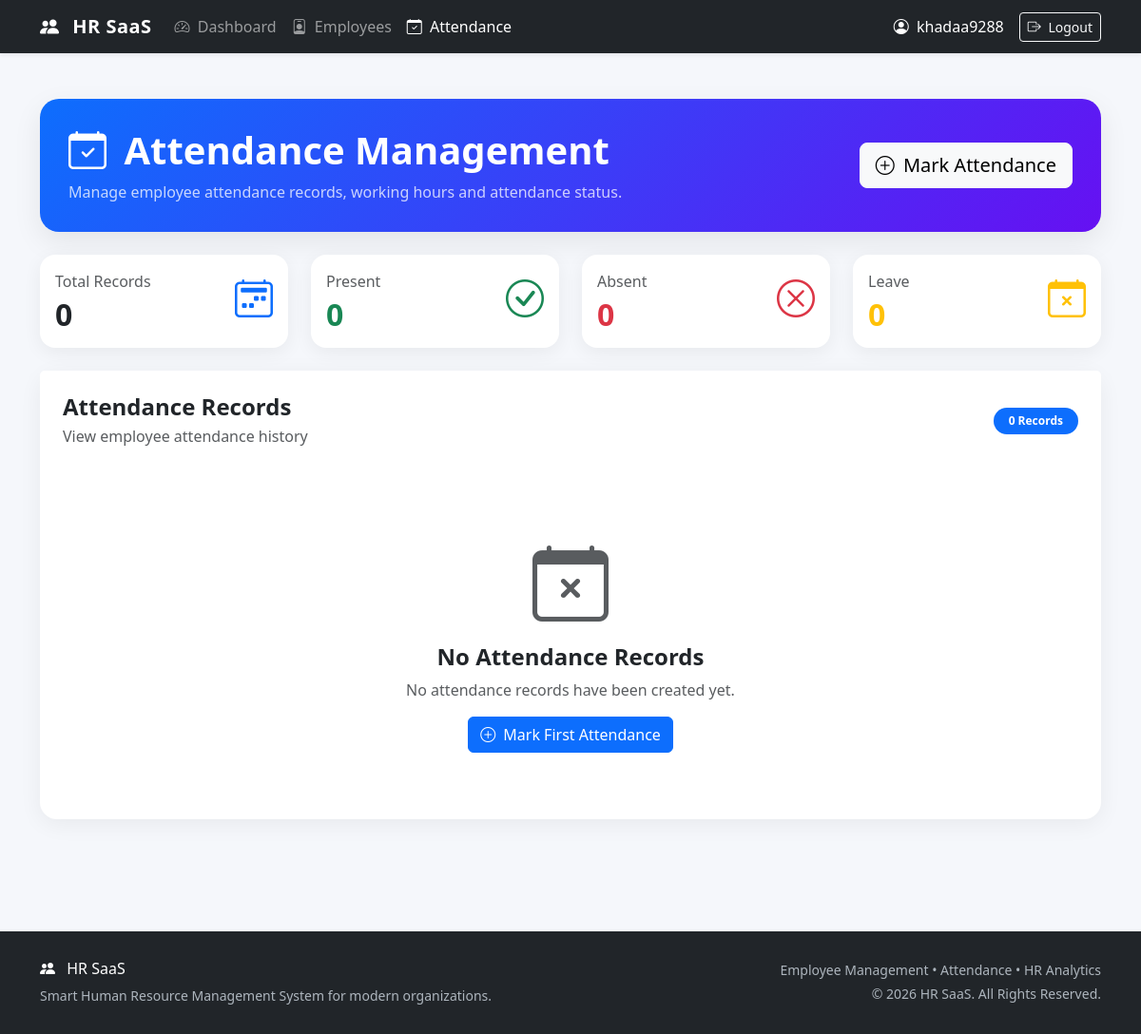
Before: /attendance/ (signed in) with the older database file.
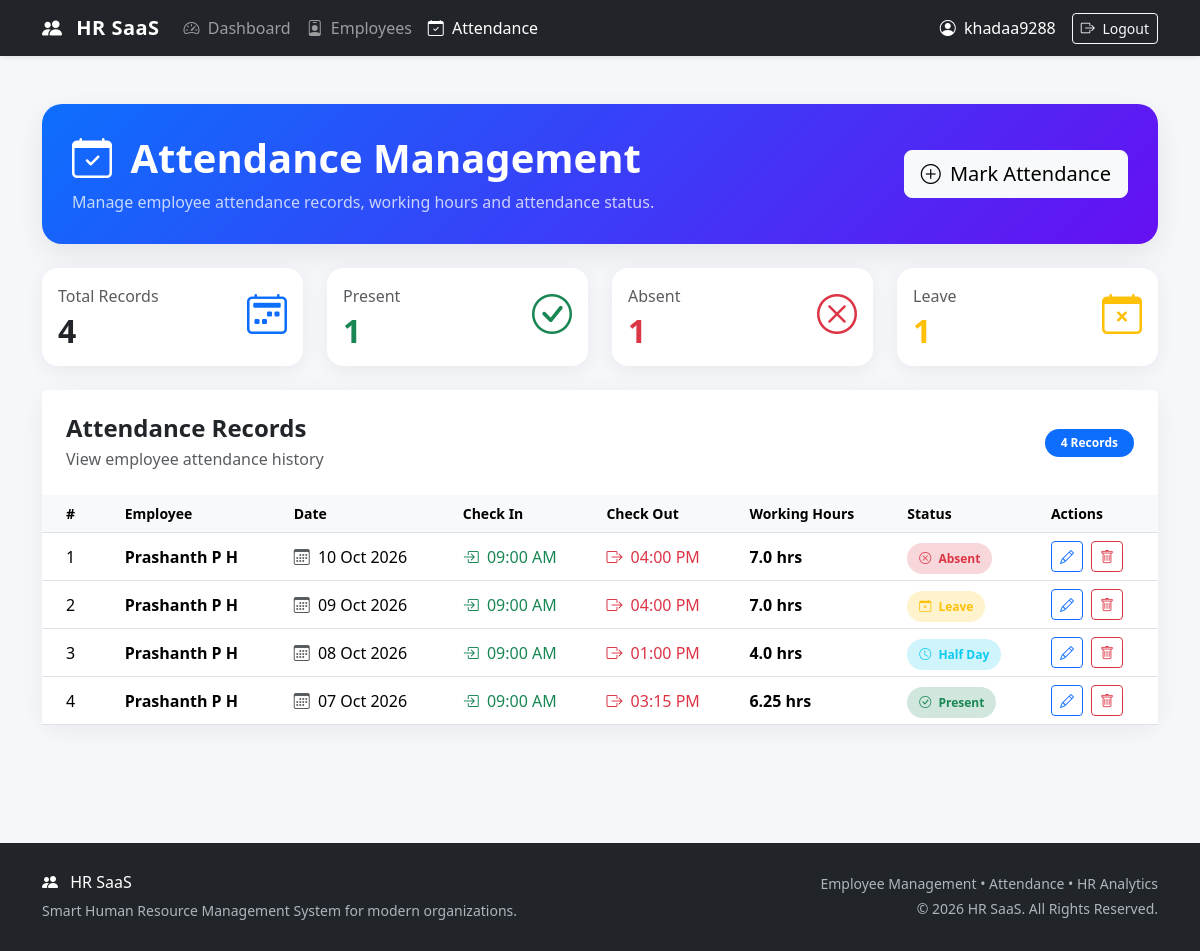
After: the same page with the newer database file.
### attendance/models.py (models this page shows, shortened)
class Attendance(models.Model):
    STATUS_CHOICES = [
        ("Present", "Present"),
        ("Absent", "Absent"),
        ("Half Day", "Half Day"),
        ("Leave", "Leave"),
    ]
    employee = models.ForeignKey(
        Employee,
        on_delete=models.CASCADE,
        related_name="attendance_records"
    )
    date = models.DateField()
    check_in = models.TimeField(
        null=True,
        blank=True
    )
    check_out = models.TimeField(
        null=True,
        blank=True
    )
    status = models.CharField(
        max_length=20,
        choices=STATUS_CHOICES,
        default="Present"
    )
    notes = models.TextField(
        blank=True
    )
    created_at = models.DateTimeField(
        auto_now_add=True
    )
    updated_at = models.DateTimeField(
        auto_now=True
    )
    class Meta:
        ordering = [
            "-date",
            "-created_at"
        ]
        constraints = [
            models.UniqueConstraint(
                fields=["employee", "date"],
                name="unique_employee_attendance_per_day"
            )
        ]
    @property
    def working_hours(self):
        if not self.check_in or not self.check_out:
            return 0
        from datetime import datetime
        start = datetime.combine(
            self.date,
            self.check_in
        )
        end = datetime.combine(
            self.date,
            self.check_out
        )
        difference = end - start
        return round(
            difference.total_seconds() / 3600,
            2
        )

### employees/models.py (models this page shows, shortened)
class Employee(models.Model):
    GENDER_CHOICES = [
        ("Male", "Male"),
        ("Female", "Female"),
        ("Other", "Other"),
    ]
    EMPLOYMENT_CHOICES = [
        ("Full Time", "Full Time"),
        ("Part Time", "Part Time"),
        ("Contract", "Contract"),
        ("Intern", "Intern"),
    ]
    STATUS_CHOICES = [
        ("Active", "Active"),
        ("Inactive", "Inactive"),
        ("On Leave", "On Leave"),
    ]
    employee_id = models.CharField(
        max_length=20,
        unique=True
    )
    first_name = models.CharField(
        max_length=100
    )
    last_name = models.CharField(
        max_length=100
    )
    email = models.EmailField(
        unique=True
    )
    phone = models.CharField(
        max_length=20
    )
    date_of_birth = models.DateField(
        null=True,
        blank=True
    )
    gender = models.CharField(
        max_length=20,
        choices=GENDER_CHOICES
    )
    department = models.CharField(
        max_length=100
    )
    designation = models.CharField(
        max_length=100
    )
    employment_type = models.CharField(
        max_length=20,
        choices=EMPLOYMENT_CHOICES,
        default="Full Time"
    )
    joining_date = models.DateField()
    salary = models.DecimalField(
        max_digits=12,
        decimal_places=2
    )
    status = models.CharField(
        max_length=20,
        choices=STATUS_CHOICES,
        default="Active"
    )
    address = models.TextField(
        blank=True
    )
    emergency_contact = models.CharField(
        max_length=20,
        blank=True
    )
    profile_photo = models.ImageField(
        upload_to="employees/",
        blank=True,
        null=True
    )
    created_at = models.DateTimeField(
        auto_now_add=True
    )
    updated_at = models.DateTimeField(
        auto_now=True
    )
    class Meta:
        ordering = ["-created_at"]

### attendance/views.py (the view)
@admin_required
def attendance_list(request):
    attendances = Attendance.objects.select_related(
        "employee"
    ).all()
    present_count = attendances.filter(
        status="Present"
    ).count()
    absent_count = attendances.filter(
        status="Absent"
    ).count()
    half_day_count = attendances.filter(
        status="Half Day"
    ).count()
    leave_count = attendances.filter(
        status="Leave"
    ).count()
    context = {
        "attendances": attendances,
        "present_count": present_count,
        "absent_count": absent_count,
        "half_day_count": half_day_count,
        "leave_count": leave_count,
        "total_count": attendances.count(),
    }
    return render(
        request,
        "attendance/attendance_list.html",
        context
    )

### attendance/views.py (called while the page is built)
def admin_required(view_func):
    return user_passes_test(
        lambda user:
            user.is_authenticated
            and (
                user.is_staff
                or user.is_superuser
                or (
                    hasattr(user, "profile")
                    and user.profile.role == "HR"
                )
            ),
        login_url="/login/"
    )(view_func)

### templates/attendance/attendance_list.html (shortened to what the changed rows need)
<!DOCTYPE html>
<html lang="en">
<head>
    <link
        href="https://cdn.jsdelivr.net/npm/bootstrap@5.3.3/dist/css/bootstrap.min.css"
        rel="stylesheet"
    >
    <link
        rel="stylesheet"
        href="https://cdn.jsdelivr.net/npm/bootstrap-icons@1.11.3/font/bootstrap-icons.min.css"
    >
</head>
<body>
<div class="container py-5">
    <div class="page-header mb-4">
        <div class="d-flex justify-content-between align-items-center flex-wrap gap-3">
            <div>
                <h1 class="fw-bold mb-2">
                    <i class="bi bi-calendar-check me-2"></i>
                    Attendance Management
                </h1>
            </div>
        </div>
    </div>
    <div class="row g-4 mb-4">
        <div class="col-md-6 col-xl-3">
            <div class="card stat-card h-100">
                <div class="card-body">
                    <div class="d-flex justify-content-between">
                        <div>
                            <p class="text-muted mb-1">
                                Total Records
                            </p>
                            <h2 class="fw-bold mb-0">
                                {{ total_count }}
                            </h2>
                        </div>
                    </div>
                </div>
            </div>
        </div>
        <div class="col-md-6 col-xl-3">
            <div class="card stat-card h-100">
                <div class="card-body">
                    <div class="d-flex justify-content-between">
                        <div>
                            <p class="text-muted mb-1">
                                Present
                            </p>
                            <h2 class="fw-bold text-success mb-0">
                                {{ present_count }}
                            </h2>
                        </div>
                    </div>
                </div>
            </div>
        </div>
        <div class="col-md-6 col-xl-3">
            <div class="card stat-card h-100">
                <div class="card-body">
                    <div class="d-flex justify-content-between">
                        <div>
                            <p class="text-muted mb-1">
                                Absent
                            </p>
                            <h2 class="fw-bold text-danger mb-0">
                                {{ absent_count }}
                            </h2>
                        </div>
                    </div>
                </div>
            </div>
        </div>
        <div class="col-md-6 col-xl-3">
            <div class="card stat-card h-100">
                <div class="card-body">
                    <div class="d-flex justify-content-between">
                        <div>
                            <p class="text-muted mb-1">
                                Leave
                            </p>
                            <h2 class="fw-bold text-warning mb-0">
                                {{ leave_count }}
                            </h2>
                        </div>
                    </div>
                </div>
            </div>
        </div>
    </div>
    <div class="card attendance-card">
        <div class="card-header bg-white border-0 p-4">
            <div class="d-flex justify-content-between align-items-center">
                <div>
                    <h4 class="fw-bold mb-1">
                    </h4>
                    <p class="text-muted mb-0">
                    </p>
                </div>
                <span class="badge bg-primary rounded-pill px-3 py-2">
                    {{ total_count }} Records
                </span>
            </div>
        </div>
        <div class="card-body p-0">
            {% if attendances %}
                <div class="table-responsive">
                    <table class="table table-hover mb-0">
                        <thead>
                            <tr>
                                <th class="px-4">
                                    #
                                </th>
                                <th>
                                    Employee
                                </th>
                                <th>
                                    Date
                                </th>
                                <th>
                                    Check In
                                </th>
                                <th>
                                    Check Out
                                </th>
                                <th>
                                    Working Hours
                                </th>
                                <th>
                                    Status
                                </th>
                                <th>
                                    Actions
                                </th>
                            </tr>
                        </thead>
                        <tbody>
                            {% for attendance in attendances %}
                                <tr>
                                    <td class="px-4">
                                        {{ forloop.counter }}
                                    </td>
                                    <td>
                                        <div class="employee-name">
                                            {{ attendance.employee.first_name }}
                                            {{ attendance.employee.last_name }}
                                        </div>
                                    </td>
                                    <td>
                                        <i class="bi bi-calendar3 text-muted me-1"></i>
                                        {{ attendance.date|date:"d M Y" }}
                                    </td>
                                    <td>
                                        {% if attendance.check_in %}
                                            <span class="text-success">
                                                <i class="bi bi-box-arrow-in-right me-1"></i>
                                                {{ attendance.check_in|time:"h:i A" }}
                                            </span>
                                        {% else %}
                                            <span class="text-muted">
                                                —
                                            </span>
                                        {% endif %}
                                    </td>
                                    <td>
                                        {% if attendance.check_out %}
                                            <span class="text-danger">
                                                <i class="bi bi-box-arrow-right me-1"></i>
                                                {{ attendance.check_out|time:"h:i A" }}
                                            </span>
                                        {% else %}
                                            <span class="text-muted">
                                                —
                                            </span>
                                        {% endif %}
                                    </td>
                                    <td>
                                        {% if attendance.working_hours %}
                                            <span class="fw-semibold">
                                                {{ attendance.working_hours }} hrs
                                            </span>
                                        {% else %}
                                            <span class="text-muted">
                                                —
                                            </span>
                                        {% endif %}
                                    </td>
                                    <td>
                                        {% if attendance.status == "Present" %}
                                            <span class="status-badge bg-success-subtle text-success">
                                                <i class="bi bi-check-circle me-1"></i>
                                                Present
                                            </span>
                                        {% elif attendance.status == "Absent" %}
                                            <span class="status-badge bg-danger-subtle text-danger">
                                                <i class="bi bi-x-circle me-1"></i>
                                                Absent
                                            </span>
                                        {% elif attendance.status == "Half Day" %}
                                            <span class="status-badge bg-info-subtle text-info">
                                                <i class="bi bi-clock me-1"></i>
                                                Half Day
                                            </span>
                                        {% elif attendance.status == "Leave" %}
                                            <span class="status-badge bg-warning-subtle text-warning">
                                                <i class="bi bi-calendar-x me-1"></i>
                                                Leave
                                            </span>
                                        {% endif %}
                                    </td>
                                    <td>
                                        <div class="d-flex gap-2">
                                            <a
                                                href="{% url 'attendance_update' attendance.pk %}"
                                                class="btn btn-sm btn-outline-primary"
                                                title="Edit"
                                            >
                                                <i class="bi bi-pencil"></i>
                                            </a>
                                            <a
                                                href="{% url 'attendance_delete' attendance.pk %}"
                                                class="btn btn-sm btn-outline-danger"
                                                title="Delete"
                                            >
                                                <i class="bi bi-trash"></i>
                                            </a>
                                        </div>
                                    </td>
                                </tr>
                            {% endfor %}
                        </tbody>
                    </table>
                </div>
            {% else %}
                <div class="empty-state text-center">
                    <div class="display-1 text-muted mb-3">
                        <i class="bi bi-calendar-x"></i>
                    </div>
                    <h4 class="fw-bold">
                        No Attendance Records
                    </h4>
                    <p class="text-muted">
                        No attendance records have been created yet.
                    </p>
                    <a
                        href="{% url 'attendance_create' %}"
                        class="btn btn-primary"
                    >
                        <i class="bi bi-plus-circle me-1"></i>
                        Mark First Attendance
                    </a>
                </div>
            {% endif %}
        </div>
    </div>
</div>
</body>
</html>

Changed rows visible on the page:
added Attendance: employee.first_name "Prashanth", employee.last_name "P H", date "10 Oct 2026", check_in "09:00 AM", check_out "04:00 PM", working_hours "7.0", status "Absent" (drawn)
added Attendance: employee.first_name "Prashanth", employee.last_name "P H", date "09 Oct 2026", check_in "09:00 AM", check_out "04:00 PM", working_hours "7.0", status "Leave" (drawn)
added Attendance: employee.first_name "Prashanth", employee.last_name "P H", date "08 Oct 2026", check_in "09:00 AM", check_out "01:00 PM", working_hours "4.0", status "Half Day" (drawn)
added Attendance: employee.first_name "Prashanth", employee.last_name "P H", date "07 Oct 2026", check_in "09:00 AM", check_out "03:15 PM", working_hours "6.25", status "Present" (drawn)
Other visible differences:
{{ total_count }}: "0" → "4"
{{ present_count }}: "0" → "1"
{{ absent_count }}: "0" → "1"
{{ leave_count }}: "0" → "1"
text no longer shown: "No Attendance Records No attendance records have been created yet. Mark First Attendance"
text now shown: "# Employee Date Check In Check Out Working Hours Status Actions"
